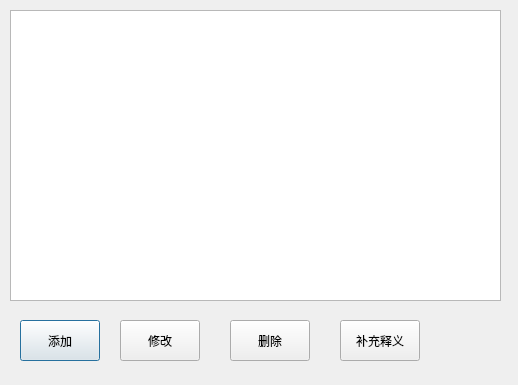
<?xml version="1.0" encoding="UTF-8"?>
<ui version="4.0">
 <class>wordslib</class>
 <widget class="QDialog" name="wordslib">
  <property name="geometry">
   <rect>
    <x>0</x>
    <y>0</y>
    <width>518</width>
    <height>385</height>
   </rect>
  </property>
  <property name="windowTitle">
   <string>Dialog</string>
  </property>
  <widget class="QListView" name="wordsview">
   <property name="geometry">
    <rect>
     <x>10</x>
     <y>10</y>
     <width>491</width>
     <height>291</height>
    </rect>
   </property>
  </widget>
  <widget class="QPushButton" name="btnadd">
   <property name="geometry">
    <rect>
     <x>20</x>
     <y>320</y>
     <width>80</width>
     <height>41</height>
    </rect>
   </property>
   <property name="text">
    <string>添加</string>
   </property>
  </widget>
  <widget class="QPushButton" name="btnmodify">
   <property name="geometry">
    <rect>
     <x>120</x>
     <y>320</y>
     <width>80</width>
     <height>41</height>
    </rect>
   </property>
   <property name="text">
    <string>修改</string>
   </property>
  </widget>
  <widget class="QPushButton" name="btndel">
   <property name="geometry">
    <rect>
     <x>230</x>
     <y>320</y>
     <width>80</width>
     <height>41</height>
    </rect>
   </property>
   <property name="text">
    <string>删除</string>
   </property>
  </widget>
  <widget class="QPushButton" name="btnappend">
   <property name="geometry">
    <rect>
     <x>340</x>
     <y>320</y>
     <width>80</width>
     <height>41</height>
    </rect>
   </property>
   <property name="text">
    <string>补充释义</string>
   </property>
  </widget>
 </widget>
 <resources/>
 <connections/>
</ui>
